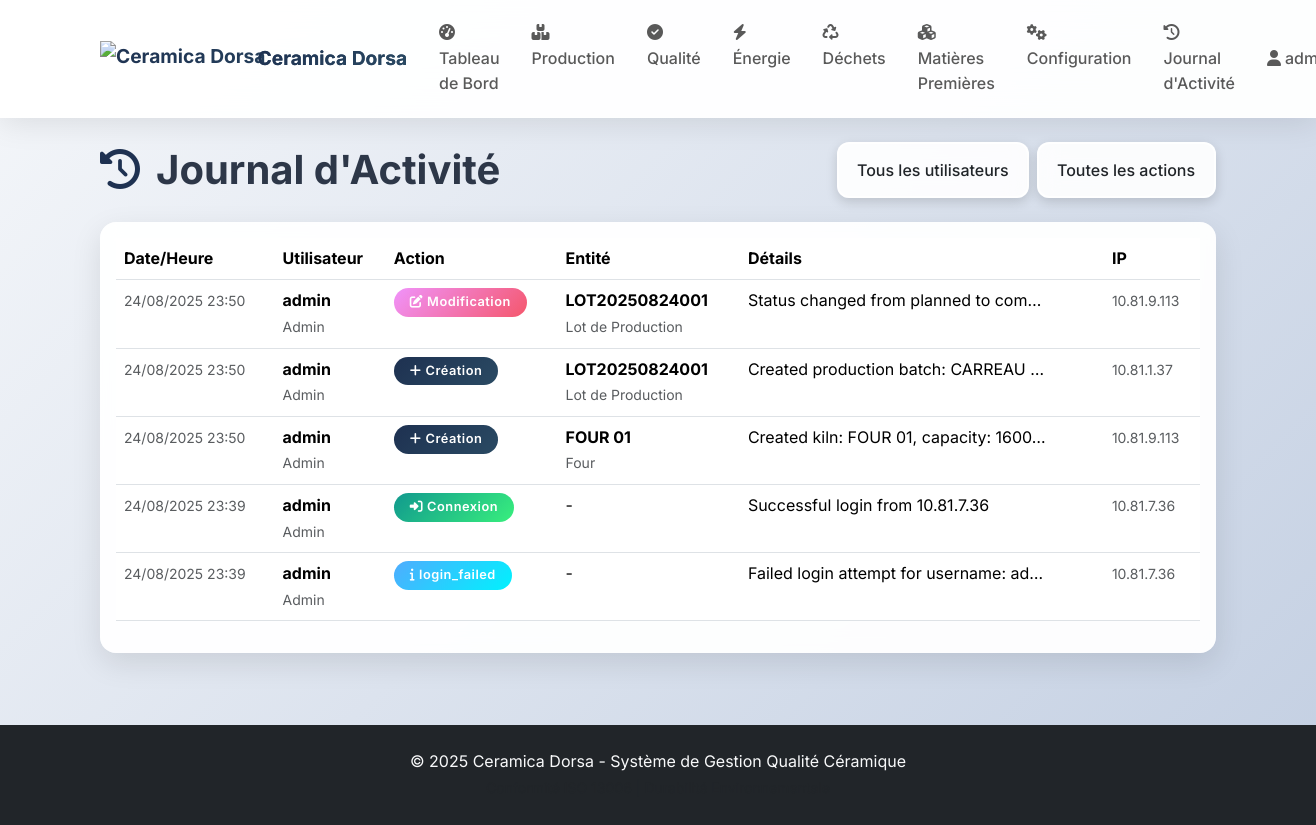
/activity-logs (signed in), run on an earlier commit of the app's database.
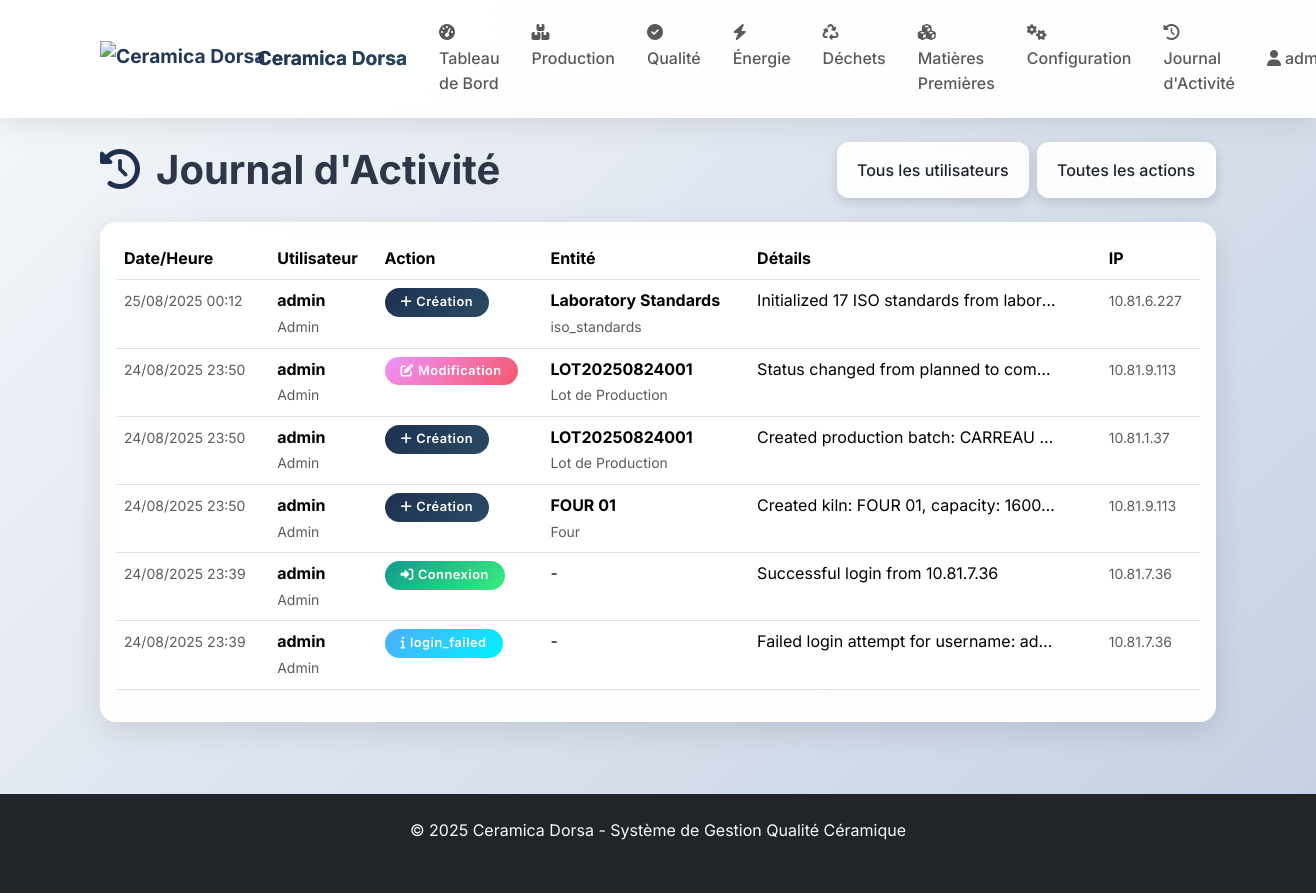
And on a later commit of the database.
### models.py (models this page shows, shortened)
class ActivityLog(db.Model):
    id = db.Column(db.Integer, primary_key=True)
    user_id = db.Column(db.Integer, db.ForeignKey('user.id'), nullable=False)
    action = db.Column(db.String(100), nullable=False)  # created, updated, deleted, login, logout
    entity_type = db.Column(db.String(50))  # production_batch, quality_test, kiln, etc.
    entity_id = db.Column(db.Integer)  # ID of the affected entity
    entity_name = db.Column(db.String(200))  # Name/identifier of the entity
    details = db.Column(db.Text)  # Additional details about the action
    ip_address = db.Column(db.String(45))  # User's IP address
    user_agent = db.Column(db.String(500))  # Browser/user agent
    timestamp = db.Column(db.DateTime, default=datetime.utcnow)
    user = db.relationship('User', backref='activity_logs')

class User(UserMixin, db.Model):
    id = db.Column(db.Integer, primary_key=True)
    username = db.Column(db.String(64), unique=True, nullable=False)
    email = db.Column(db.String(120), unique=True, nullable=False)
    password_hash = db.Column(db.String(256), nullable=False)
    role = db.Column(db.String(50), nullable=False, default='Operator')
    created_at = db.Column(db.DateTime, default=datetime.utcnow)
    is_active = db.Column(db.Boolean, default=True)

### routes.py (the view)
@app.route('/activity-logs')
@login_required
def activity_logs():
    page = request.args.get('page', 1, type=int)
    per_page = 50
    activity_logs = ActivityLog.query.order_by(ActivityLog.timestamp.desc()).paginate(
        page=page, per_page=per_page, error_out=False
    )
    users = User.query.filter_by(is_active=True).order_by(User.username).all()
    return render_template('activity_logs.html',
                         activity_logs=activity_logs.items,
                         users=users,
                         pagination=activity_logs)

### app.py (called while the page is built)
@login_manager.user_loader
def load_user(user_id):
    from models import User
    return User.query.get(int(user_id))

### templates/activity_logs.html (shortened to what the changed rows need)
{% extends "base.html" %}
{% block content %}
<div class="container py-4">
    <div class="d-flex justify-content-between align-items-center mb-4">
        <h1 class="mb-0" style="font-weight: 700; color: #2d3748;">
            <i class="fas fa-history me-3" style="color: #1E3151;"></i>Journal d'Activité
        </h1>
    </div>
    <div class="card">
        <div class="card-body">
            {% if activity_logs %}
                <div class="table-responsive">
                    <table class="table table-hover">
                        <thead>
                            <tr>
                                <th>Date/Heure</th>
                                <th>Utilisateur</th>
                                <th>Action</th>
                                <th>Entité</th>
                                <th>Détails</th>
                                <th>IP</th>
                            </tr>
                        </thead>
                        <tbody id="logsTableBody">
                            {% for log in activity_logs %}
                                <tr data-user="{{ log.user_id }}" data-action="{{ log.action }}">
                                    <td>
                                        <small class="text-muted">
                                            {{ log.timestamp.strftime('%d/%m/%Y %H:%M') }}
                                        </small>
                                    </td>
                                    <td>
                                        <strong>{{ log.user.username if log.user else 'Système' }}</strong>
                                        <br>
                                        <small class="text-muted">{{ log.user.role if log.user else '' }}</small>
                                    </td>
                                    <td>
                                        <span class="badge bg-{% if log.action == 'login' %}success{% elif log.action == 'logout' %}secondary{% elif log.action == 'created' %}primary{% elif log.action == 'updated' %}warning{% elif log.action == 'deleted' %}danger{% else %}info{% endif %}">
                                            {% if log.action == 'login' %}
                                                <i class="fas fa-sign-in-alt me-1"></i>Connexion
                                            {% elif log.action == 'logout' %}
                                                <i class="fas fa-sign-out-alt me-1"></i>Déconnexion
                                            {% elif log.action == 'created' %}
                                                <i class="fas fa-plus me-1"></i>Création
                                            {% elif log.action == 'updated' %}
                                                <i class="fas fa-edit me-1"></i>Modification
                                            {% elif log.action == 'deleted' %}
                                                <i class="fas fa-trash me-1"></i>Suppression
                                            {% else %}
                                                <i class="fas fa-info me-1"></i>{{ log.action }}
                                            {% endif %}
                                        </span>
                                    </td>
                                    <td>
                                        {% if log.entity_type %}
                                            <strong>{{ log.entity_name or log.entity_type }}</strong>
                                            <br>
                                            <small class="text-muted">
                                                {% if log.entity_type == 'production_batch' %}
                                                    Lot de Production
                                                {% elif log.entity_type == 'quality_test' %}
                                                    Test Qualité
                                                {% elif log.entity_type == 'kiln' %}
                                                    Four
                                                {% elif log.entity_type == 'product_type' %}
                                                    Type de Produit
                                                {% elif log.entity_type == 'quantity_template' %}
                                                    Modèle de Quantité
                                                {% else %}
                                                    {{ log.entity_type }}
                                                {% endif %}
                                            </small>
                                        {% else %}
                                            -
                                        {% endif %}
                                    </td>
                                    <td>
                                        <div class="text-truncate" style="max-width: 300px;" title="{{ log.details or '' }}">
                                            {{ log.details or '-' }}
                                        </div>
                                    </td>
                                    <td>
                                        <small class="text-muted">{{ log.ip_address or '-' }}</small>
                                    </td>
                                </tr>
                            {% endfor %}
                        </tbody>
                    </table>
                </div>
            {% else %}
                <div class="text-center py-4">
                    <i class="fas fa-history text-muted" style="font-size: 3rem; opacity: 0.3;"></i>
                    <p class="text-muted mt-2 mb-0">Aucune activité enregistrée</p>
                </div>
            {% endif %}
        </div>
    </div>
</div>
{% endblock %}

What changed in the data, as far as the page shows it:
added ActivityLog: timestamp "25/08/2025 00:12", user "admin", user "Admin", action "created" (drawn), entity_name "Laboratory Standards", entity_type "iso_standards", details "Initialized 17 ISO standards from labor…", ip_address "10.81.6.227"
